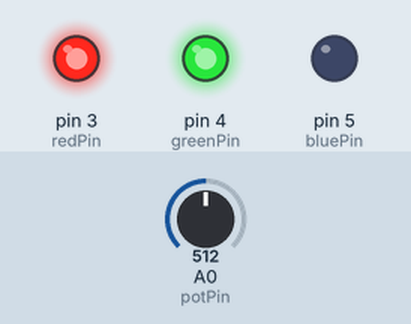
This sketch was run on a simulated Arduino Uno, built with avr-gcc and run on an emulated ATmega328P. On the bench: output pins drawn as LEDs (lit = HIGH). The test bench sets the inputs (shaded band); at power-on: A0 (potPin) = 512.

Above: at 1.2 s.
1.3 s: A0 (potPin) set to 504
At 2.1 s:
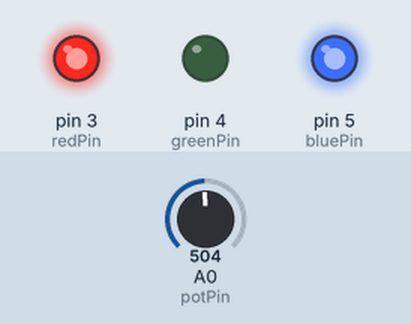
2.8 s: A0 (potPin) set to 272
4.3 s: A0 (potPin) set to 239
At 5.5 s:
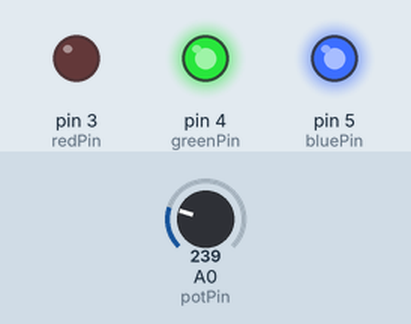
5.8 s: A0 (potPin) set to 777
At 6.7 s:
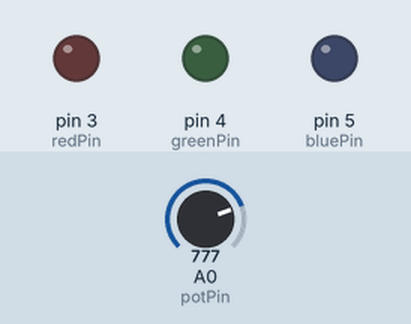
7.3 s: A0 (potPin) set to 750
At 7.8 s:
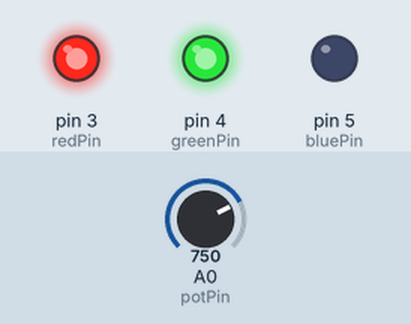
8.8 s: A0 (potPin) set to 900
At 10.2 s:
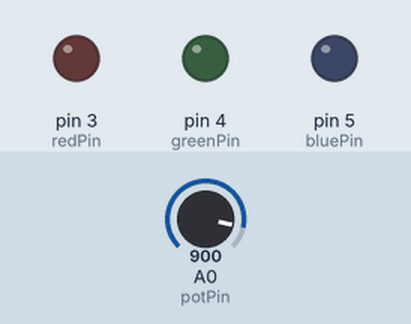
Timing chart, 0 to 11.3 s (numbered marks = the images above; inputs shaded):
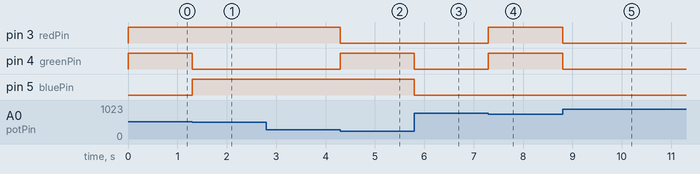

Measured:
- the behaviour switches between 512 and 511 on A0 (potPin) (found by bisection; images 0 and 1)
- the behaviour switches between 256 and 255 on A0 (potPin) (found by bisection; images 1 and 2)
- the behaviour switches between 768 and 767 on A0 (potPin) (found by bisection; images 3 and 4)
- after the input at 1.3 s, pin 4 (greenPin): HIGH → LOW at once; pin 5 (bluePin): LOW → HIGH at once
- after the input at 2.8 s, every drawn part: stays the same
- after the input at 4.3 s, pin 3 (redPin): HIGH → LOW at once; pin 4 (greenPin): LOW → HIGH at once
- after the input at 5.8 s, pin 4 (greenPin), pin 5 (bluePin): HIGH → LOW at once
- after the input at 7.3 s, pin 3 (redPin), pin 4 (greenPin): LOW → HIGH at once
- after the input at 8.8 s, pin 3 (redPin), pin 4 (greenPin): HIGH → LOW at once

The sketch:

practice-6.ino
```cpp
const int potPin = A0;
const int redPin = 3;
const int greenPin = 4;
const int bluePin = 5;

void setup() {
  pinMode(redPin, OUTPUT);
  pinMode(greenPin, OUTPUT);
  pinMode(bluePin, OUTPUT);
}

void loop() {
  int sensorValue = analogRead(potPin);

  if (sensorValue <= 255) {
    digitalWrite(redPin, LOW);
    digitalWrite(greenPin, HIGH);
    digitalWrite(bluePin, HIGH);
  } else if (sensorValue <= 511) {
    digitalWrite(redPin, HIGH);
    digitalWrite(greenPin, LOW);
    digitalWrite(bluePin, HIGH);
  } else if (sensorValue <= 767) {
    digitalWrite(redPin, HIGH);
    digitalWrite(greenPin, HIGH);
    digitalWrite(bluePin, LOW);
  } else {
    digitalWrite(redPin, LOW);
    digitalWrite(greenPin, LOW);
    digitalWrite(bluePin, LOW);
  }
}
```
